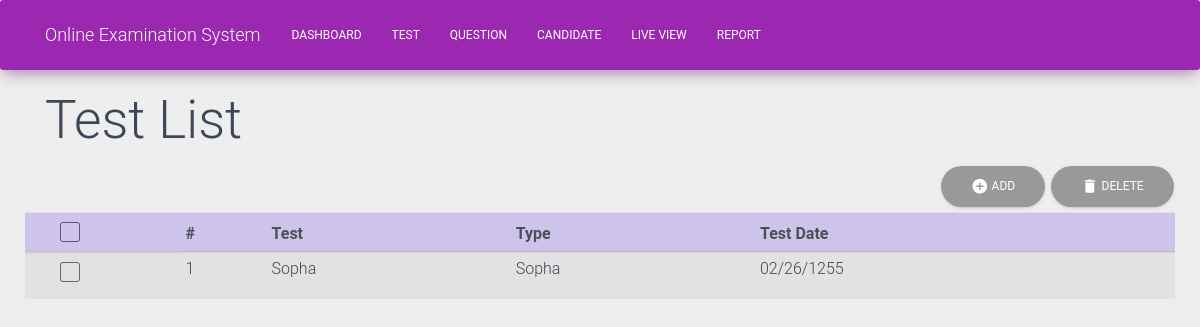
The page /test-management/test/ on the database as committed earlier.
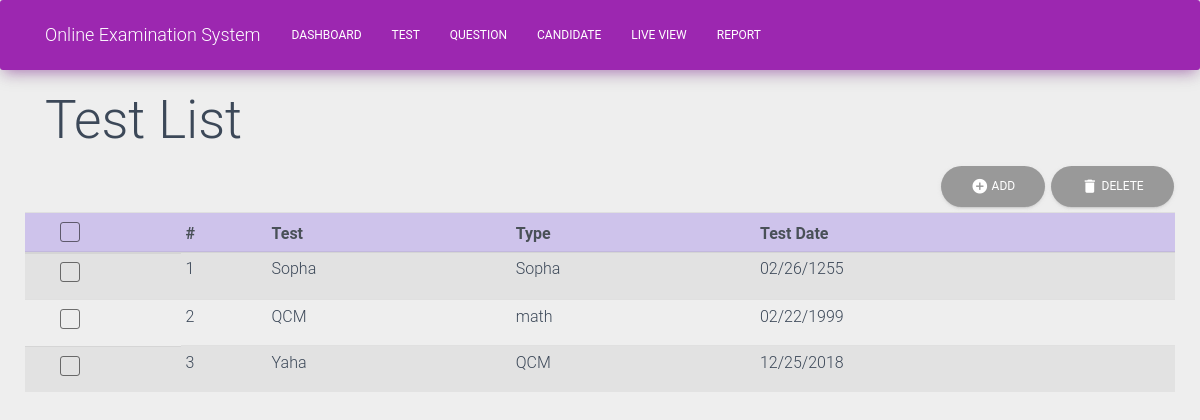
The same page on the database as committed later.
### test_management/models.py (models this page shows, shortened)
class Test(models.Model):
    test_name = models.TextField(max_length=45)
    test_type = models.TextField(max_length=45)
    test_date = models.DateField()
    create_date = models.DateTimeField(auto_now_add=True)

### test_management/views.py (the view)
# urls.py: url(r'^test-management/test/', test_list, name='test'),
def test_list(request):
    tests = Test.objects.all()
    return render(request, 'test_list.html', {'tests' : tests})

### templates/test_list.html (shortened to what this page needs)
{% extends 'navigation_bar.html'%}
{% block test_list %}
<div class="container">
  <h1>Test List</h1>
</div>
<div id="inline-toolbar">
<button class="btn btn-round add-btn" data-toggle="modal" data-target="#addModal">
  <i class="material-icons" >add_circle</i>   Add
</button>
    <button class="btn btn-round delete-btn" data-toggle="modal">
  <i class="material-icons" action >delete</i>   Delete
</button>
</div>
<div class="table-container">
    <div class="table-responsive">
        <table id="fresh-table" class="table table-striped test-list  table-hover table-sm">
                <thead class="thead-table-list">
                    <tr>
                    <th scope="col">
                        <div class="form-check">
                            <label class="form-check-label">
                            <span class="form-check-sign">
                                <span class="check"></span>
                            </span>
                            </label>
                        </div>
                    </th>
                    <th scope="col">#</th>
                    <th scope="col">Test</th>
                    <th scope="col">Type</th>
                    <th scope="col">Test Date</th>
                    </tr>
                </thead>
                <tbody>
                    {% for test in tests %}
                    <tr data-id="{{ test.id }}" class="table-row">
                        <td class="form-check">
                            <div class="form-check">
                                <label class="form-check-label">
                                    <span class="form-check-sign">
                                    <span class="check"></span>
                                    </span>
                                </label>
                            </div>
                        </td>
                        <td>{{ forloop.counter }}</td>
                        <td name="test_name">{{ test.test_name }}</td>
                        <td name="test_type">{{ test.test_type }}</td>
                        <td name="test_date">{{ test.test_date|date:"m/d/Y" }}</td>
                    </tr>
                    {% endfor %}
                </tbody>
        </table>
    </div>
</div>
{% endblock %}

Rows that differ between the two databases and show on the page:
added Test: test_name "QCM", test_type "math", test_date "02/22/1999"
added Test: test_name "Yaha", test_type "QCM", test_date "12/25/2018"
